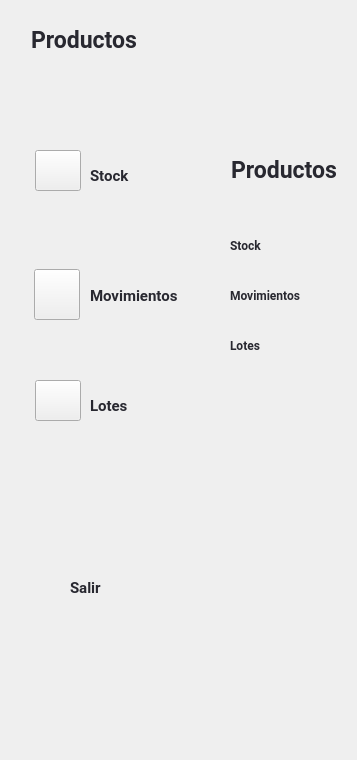
            <widget class="QWidget" name="product_subpage">
             <widget class="QLabel" name="label_7">
              <property name="geometry">
               <rect>
                <x>220</x>
                <y>150</y>
                <width>128</width>
                <height>40</height>
               </rect>
              </property>
              <property name="minimumSize">
               <size>
                <width>128</width>
                <height>0</height>
               </size>
              </property>
              <property name="maximumSize">
               <size>
                <width>120</width>
                <height>40</height>
               </size>
              </property>
              <property name="font">
               <font>
                <family>Roboto</family>
                <pointsize>17</pointsize>
                <weight>75</weight>
                <bold>true</bold>
               </font>
              </property>
              <property name="styleSheet">
               <string notr="true">color: #282830 ;
border: none</string>
              </property>
              <property name="text">
               <string>Productos</string>
              </property>
              <property name="alignment">
               <set>Qt::AlignCenter</set>
              </property>
             </widget>
             <widget class="QPushButton" name="exit_btn">
              <property name="geometry">
               <rect>
                <x>180</x>
                <y>710</y>
                <width>50</width>
                <height>41</height>
               </rect>
              </property>
              <property name="maximumSize">
               <size>
                <width>50</width>
                <height>41</height>
               </size>
              </property>
              <property name="font">
               <font>
                <family>Roboto</family>
                <weight>75</weight>
                <bold>true</bold>
               </font>
              </property>
              <property name="cursor">
               <cursorShape>PointingHandCursor</cursorShape>
              </property>
              <property name="styleSheet">
               <string notr="true">QPushButton{
border:none;
padding-right:30px;
font-family: Roboto;
text-align: left;
border-radius:5px;
margin-bottom:5px
}

QPushButton:hover{
background-color: rgba(105, 105, 226, 50);
}</string>
              </property>
              <property name="text">
               <string/>
              </property>
              <property name="icon">
               <iconset resource="../img/img_oficiales.qrc">
                <normaloff>:/img/ExitB.png</normaloff>:/img/ExitB.png</iconset>
              </property>
              <property name="iconSize">
               <size>
                <width>50</width>
                <height>50</height>
               </size>
              </property>
             </widget>
             <widget class="QPushButton" name="products_btn_movimiento">
              <property name="geometry">
               <rect>
                <x>230</x>
                <y>280</y>
                <width>81</width>
                <height>31</height>
               </rect>
              </property>
              <property name="font">
               <font>
                <family>Roboto</family>
                <pointsize>9</pointsize>
                <weight>75</weight>
                <bold>true</bold>
               </font>
              </property>
              <property name="cursor">
               <cursorShape>PointingHandCursor</cursorShape>
              </property>
              <property name="styleSheet">
               <string notr="true">QPushButton{
border:none;
font-family: Roboto;
text-align:left;
color: #282830 ;
border-radius:5px;


}

QPushButton:hover{
	background-color: rgba(105, 105, 226, 50);
}

QPushButton:focus{
	background-color: rgba(105, 105, 226, 50);
}</string>
              </property>
              <property name="text">
               <string>Movimientos</string>
              </property>
              <property name="iconSize">
               <size>
                <width>30</width>
                <height>35</height>
               </size>
              </property>
             </widget>
             <widget class="QPushButton" name="products_btn_lotes">
              <property name="geometry">
               <rect>
                <x>230</x>
                <y>330</y>
                <width>41</width>
                <height>31</height>
               </rect>
              </property>
              <property name="font">
               <font>
                <family>Roboto</family>
                <pointsize>9</pointsize>
                <weight>75</weight>
                <bold>true</bold>
               </font>
              </property>
              <property name="cursor">
               <cursorShape>PointingHandCursor</cursorShape>
              </property>
              <property name="styleSheet">
               <string notr="true">QPushButton{
border:none;
font-family: Roboto;
text-align:left;
color: #282830 ;
border-radius:5px;


}

QPushButton:hover{
	background-color: rgba(105, 105, 226, 50);
}</string>
              </property>
              <property name="text">
               <string>Lotes</string>
              </property>
              <property name="iconSize">
               <size>
                <width>30</width>
                <height>35</height>
               </size>
              </property>
             </widget>
             <widget class="QPushButton" name="products_btn_stock_7">
              <property name="geometry">
               <rect>
                <x>230</x>
                <y>230</y>
                <width>51</width>
                <height>31</height>
               </rect>
              </property>
              <property name="font">
               <font>
                <family>Roboto</family>
                <pointsize>9</pointsize>
                <weight>75</weight>
                <bold>true</bold>
               </font>
              </property>
              <property name="cursor">
               <cursorShape>PointingHandCursor</cursorShape>
              </property>
              <property name="styleSheet">
               <string notr="true">QPushButton{
border:none;
font-family: Roboto;
border-radius:5px;
text-align: left;
color: #282830 ;


}

QPushButton:hover{
	background-color: rgba(105, 105, 226, 50);
}</string>
              </property>
              <property name="text">
               <string>Stock</string>
              </property>
              <property name="iconSize">
               <size>
                <width>30</width>
                <height>30</height>
               </size>
              </property>
             </widget>
             <widget class="QLabel" name="label_9">
              <property name="geometry">
               <rect>
                <x>20</x>
                <y>20</y>
                <width>128</width>
                <height>40</height>
               </rect>
              </property>
              <property name="minimumSize">
               <size>
                <width>128</width>
                <height>0</height>
               </size>
              </property>
              <property name="maximumSize">
               <size>
                <width>120</width>
                <height>40</height>
               </size>
              </property>
              <property name="font">
               <font>
                <family>Roboto</family>
                <pointsize>17</pointsize>
                <weight>75</weight>
                <bold>true</bold>
               </font>
              </property>
              <property name="styleSheet">
               <string notr="true">color: #282830 ;
border: none</string>
              </property>
              <property name="text">
               <string>Productos</string>
              </property>
              <property name="alignment">
               <set>Qt::AlignCenter</set>
              </property>
             </widget>
             <widget class="QPushButton" name="exit_btn_2">
              <property name="geometry">
               <rect>
                <x>10</x>
                <y>570</y>
                <width>50</width>
                <height>41</height>
               </rect>
              </property>
              <property name="maximumSize">
               <size>
                <width>50</width>
                <height>41</height>
               </size>
              </property>
              <property name="font">
               <font>
                <family>Roboto</family>
                <weight>75</weight>
                <bold>true</bold>
               </font>
              </property>
              <property name="cursor">
               <cursorShape>PointingHandCursor</cursorShape>
              </property>
              <property name="styleSheet">
               <string notr="true">QPushButton{
border:none;
padding-right:30px;
font-family: Roboto;
text-align: left;
border-radius:5px;
margin-bottom:5px
}

QPushButton:hover{
background-color: rgba(105, 105, 226, 50);
}</string>
              </property>
              <property name="text">
               <string/>
              </property>
              <property name="icon">
               <iconset resource="../img/img_oficiales.qrc">
                <normaloff>:/img/ExitB.png</normaloff>:/img/ExitB.png</iconset>
              </property>
              <property name="iconSize">
               <size>
                <width>50</width>
                <height>50</height>
               </size>
              </property>
             </widget>
             <widget class="QPushButton" name="products_btn_movimiento_2">
              <property name="geometry">
               <rect>
                <x>90</x>
                <y>280</y>
                <width>91</width>
                <height>31</height>
               </rect>
              </property>
              <property name="font">
               <font>
                <family>Roboto</family>
                <pointsize>11</pointsize>
                <weight>75</weight>
                <bold>true</bold>
               </font>
              </property>
              <property name="cursor">
               <cursorShape>PointingHandCursor</cursorShape>
              </property>
              <property name="styleSheet">
               <string notr="true">QPushButton{
border:none;
font-family: Roboto;
text-align:left;
color: #282830 ;
border-radius:5px;


}

QPushButton:hover{
		color:rgb(116, 116, 138)

}

QPushButton:focus{
		color:rgb(116, 116, 138)

}</string>
              </property>
              <property name="text">
               <string>Movimientos</string>
              </property>
              <property name="iconSize">
               <size>
                <width>30</width>
                <height>35</height>
               </size>
              </property>
             </widget>
             <widget class="QPushButton" name="products_btn_lotes_2">
              <property name="geometry">
               <rect>
                <x>90</x>
                <y>390</y>
                <width>61</width>
                <height>31</height>
               </rect>
              </property>
              <property name="font">
               <font>
                <family>Roboto</family>
                <pointsize>11</pointsize>
                <weight>75</weight>
                <bold>true</bold>
               </font>
              </property>
              <property name="cursor">
               <cursorShape>PointingHandCursor</cursorShape>
              </property>
              <property name="styleSheet">
               <string notr="true">QPushButton{
border:none;
font-family: Roboto;
text-align:left;
color: #282830 ;
border-radius:5px;


}

QPushButton:hover{
		color:rgb(116, 116, 138)

}</string>
              </property>
              <property name="text">
               <string>Lotes</string>
              </property>
              <property name="iconSize">
               <size>
                <width>30</width>
                <height>35</height>
               </size>
              </property>
             </widget>
             <widget class="QPushButton" name="products_btn_stock_8">
              <property name="geometry">
               <rect>
                <x>90</x>
                <y>160</y>
                <width>51</width>
                <height>31</height>
               </rect>
              </property>
              <property name="font">
               <font>
                <family>Roboto</family>
                <pointsize>11</pointsize>
                <weight>75</weight>
                <bold>true</bold>
               </font>
              </property>
              <property name="cursor">
               <cursorShape>PointingHandCursor</cursorShape>
              </property>
              <property name="styleSheet">
               <string notr="true">QPushButton{
border:none;
font-family: Roboto;
border-radius:5px;
text-align: left;
color: #282830 ;


}

QPushButton:hover{
	color:rgb(116, 116, 138)
}</string>
              </property>
              <property name="text">
               <string>Stock</string>
              </property>
              <property name="iconSize">
               <size>
                <width>30</width>
                <height>30</height>
               </size>
              </property>
             </widget>
             <widget class="QPushButton" name="pushButton_17">
              <property name="geometry">
               <rect>
                <x>30</x>
                <y>380</y>
                <width>51</width>
                <height>41</height>
               </rect>
              </property>
              <property name="maximumSize">
               <size>
                <width>60</width>
                <height>60</height>
               </size>
              </property>
              <property name="styleSheet">
               <string notr="true">margin-left:5px</string>
              </property>
              <property name="text">
               <string/>
              </property>
              <property name="icon">
               <iconset resource="../img/img_oficiales.qrc">
                <normaloff>:/img/producto.png</normaloff>:/img/producto.png</iconset>
              </property>
              <property name="iconSize">
               <size>
                <width>35</width>
                <height>35</height>
               </size>
              </property>
             </widget>
             <widget class="QPushButton" name="pushButton_13">
              <property name="geometry">
               <rect>
                <x>30</x>
                <y>150</y>
                <width>51</width>
                <height>41</height>
               </rect>
              </property>
              <property name="maximumSize">
               <size>
                <width>60</width>
                <height>60</height>
               </size>
              </property>
              <property name="styleSheet">
               <string notr="true">margin-left:5px</string>
              </property>
              <property name="text">
               <string/>
              </property>
              <property name="icon">
               <iconset resource="../img/img_oficiales.qrc">
                <normaloff>:/img/warehouse.png</normaloff>:/img/warehouse.png</iconset>
              </property>
              <property name="iconSize">
               <size>
                <width>35</width>
                <height>35</height>
               </size>
              </property>
             </widget>
             <widget class="QPushButton" name="pushButton_16">
              <property name="geometry">
               <rect>
                <x>29</x>
                <y>269</y>
                <width>51</width>
                <height>51</height>
               </rect>
              </property>
              <property name="maximumSize">
               <size>
                <width>60</width>
                <height>60</height>
               </size>
              </property>
              <property name="styleSheet">
               <string notr="true">margin-left:5px</string>
              </property>
              <property name="text">
               <string/>
              </property>
              <property name="icon">
               <iconset resource="../img/img_oficiales.qrc">
                <normaloff>:/img/trading.png</normaloff>:/img/trading.png</iconset>
              </property>
              <property name="iconSize">
               <size>
                <width>35</width>
                <height>35</height>
               </size>
              </property>
             </widget>
             <widget class="QPushButton" name="products_btn_lotes_3">
              <property name="geometry">
               <rect>
                <x>70</x>
                <y>577</y>
                <width>61</width>
                <height>21</height>
               </rect>
              </property>
              <property name="font">
               <font>
                <family>Roboto</family>
                <pointsize>11</pointsize>
                <weight>75</weight>
                <bold>true</bold>
               </font>
              </property>
              <property name="cursor">
               <cursorShape>PointingHandCursor</cursorShape>
              </property>
              <property name="styleSheet">
               <string notr="true">QPushButton{
border:none;
font-family: Roboto;
text-align:left;
color: #282830 ;
border-radius:5px;


}

QPushButton:hover{
	background-color: rgba(105, 105, 226, 50);
}</string>
              </property>
              <property name="text">
               <string>Salir</string>
              </property>
              <property name="iconSize">
               <size>
                <width>30</width>
                <height>35</height>
               </size>
              </property>
             </widget>
            </widget>
